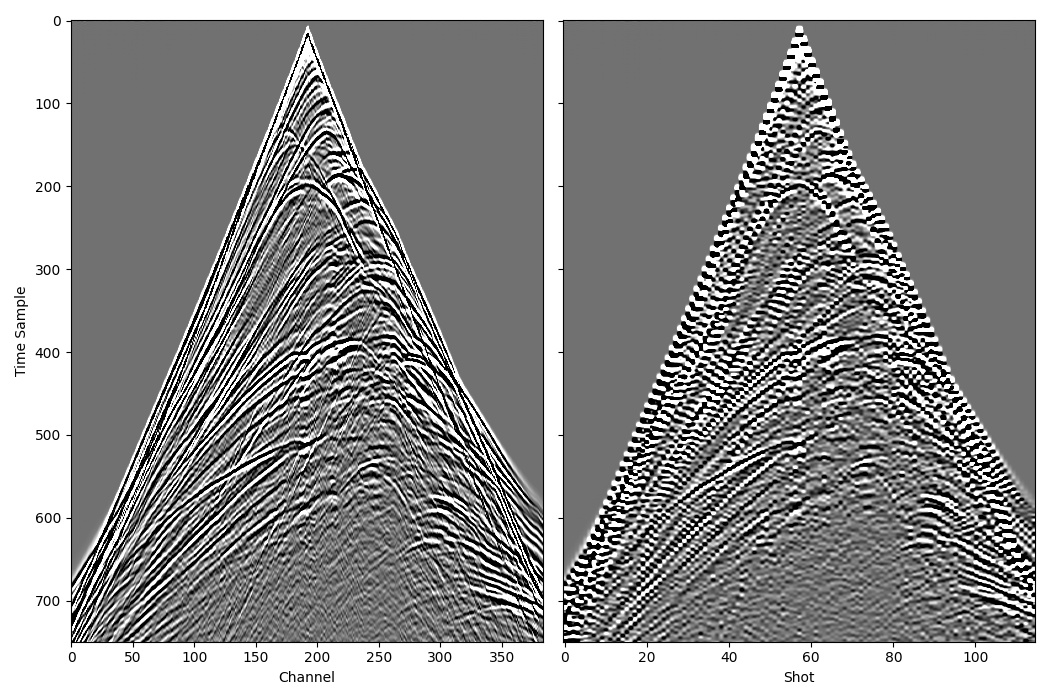

Source code (Python):
"""This script demonstrates forward modeling using Deepwave with the Marmousi velocity model.
It loads the Marmousi Vp model, sets up source and receiver locations,
propagates seismic waves, and generates synthetic receiver data.
The results are then plotted and saved to a file.
"""

import matplotlib.pyplot as plt
import torch

import deepwave
from deepwave import scalar

device = torch.device("cuda" if torch.cuda.is_available() else "cpu")
ny = 2301
nx = 751
dx = 4.0
v = torch.from_file("marmousi_vp.bin", size=ny * nx).reshape(ny, nx).to(device)

n_shots = 115

n_sources_per_shot = 1
d_source = 20  # 20 * 4m = 80m
first_source = 10  # 10 * 4m = 40m
source_depth = 2  # 2 * 4m = 8m

n_receivers_per_shot = 384
d_receiver = 6  # 6 * 4m = 24m
first_receiver = 0  # 0 * 4m = 0m
receiver_depth = 2  # 2 * 4m = 8m

freq = 25
nt = 750
dt = 0.004
peak_time = 1.5 / freq

# source_locations
source_locations = torch.zeros(
    n_shots,
    n_sources_per_shot,
    2,
    dtype=torch.long,
    device=device,
)
source_locations[..., 1] = source_depth
source_locations[:, 0, 0] = torch.arange(n_shots) * d_source + first_source

# receiver_locations
receiver_locations = torch.zeros(
    n_shots,
    n_receivers_per_shot,
    2,
    dtype=torch.long,
    device=device,
)
receiver_locations[..., 1] = receiver_depth
receiver_locations[:, :, 0] = (
    torch.arange(n_receivers_per_shot) * d_receiver + first_receiver
).repeat(n_shots, 1)

# source_amplitudes
source_amplitudes = (
    deepwave.wavelets.ricker(freq, nt, dt, peak_time)
    .repeat(n_shots, n_sources_per_shot, 1)
    .to(device)
)

# Propagate
out = scalar(
    v,
    dx,
    dt,
    source_amplitudes=source_amplitudes,
    source_locations=source_locations,
    receiver_locations=receiver_locations,
    accuracy=8,
    pml_freq=freq,
)

# Plot
receiver_amplitudes = out[-1]
vmin, vmax = torch.quantile(
    receiver_amplitudes[0],
    torch.tensor([0.05, 0.95]).to(device),
)
_, ax = plt.subplots(1, 2, figsize=(10.5, 7), sharey=True)
ax[0].imshow(
    receiver_amplitudes[57].cpu().T,
    aspect="auto",
    cmap="gray",
    vmin=vmin,
    vmax=vmax,
)
ax[1].imshow(
    receiver_amplitudes[:, 192].cpu().T,
    aspect="auto",
    cmap="gray",
    vmin=vmin,
    vmax=vmax,
)
ax[0].set_xlabel("Channel")
ax[0].set_ylabel("Time Sample")
ax[1].set_xlabel("Shot")
plt.tight_layout()
plt.savefig("example_forward_model.jpg")

receiver_amplitudes.cpu().numpy().tofile("marmousi_data.bin")
